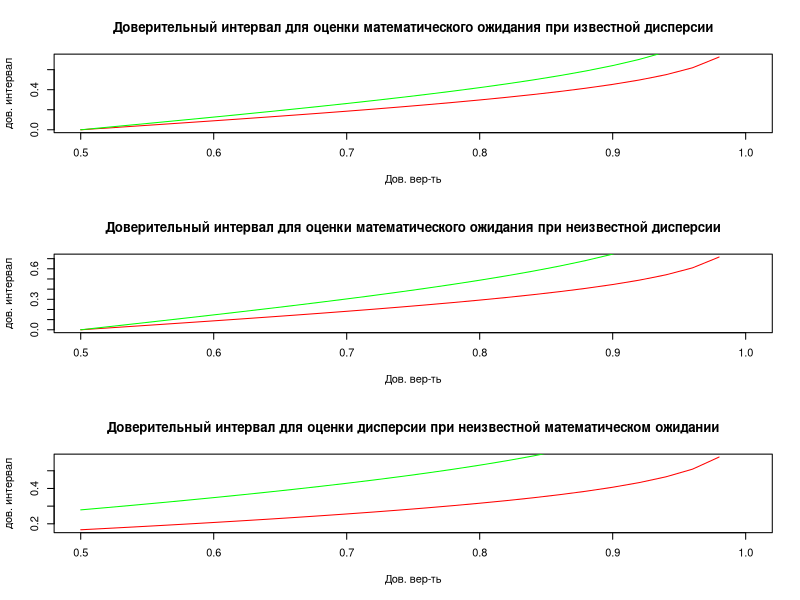

Source code (R):
# Number at list is | 15 |
# M = -2
# Sigma = 2.5


confIntMeanVar <- function(arr, S, G){
# Confidence interval for mean variance
# доверительный интервал для математического ожидания при известной дисперсии
# S - Sigma (variance)
# G - Gamma  
  na.omit(arr)
  N = length(arr)
  d = qnorm(G) * S /sqrt(N); d # Delta
    
  L = mean(arr) - d; L # Left 
  R = mean(arr) + d; R # Right
  #res = c(L, R); res
  return(c(L, R))
}


confIntMeanwVar <- function(arr, G){
# Confidence interval for mean without variance
# доверительный интервал для математического ожидания при неизвестной дисперсии
# G - Gamma  
  na.omit(arr)
  N = length(arr)
  t = qt(G, N-1); t
  D = var(arr)          # Sample Variance
  S = sqrt((N/(N-1))*D) # Corrected Sigma
  d = t * S /sqrt(N); d # Delta
  
  L = mean(arr) - d; L # Left 
  R = mean(arr) + d; R # Right
  #res = c(L, R); res
  return(c(L, R))
}


confIntVarwMean <- function(arr, G){
# Confidence interval for variance without mean
# доверительный интервал для математического ожидания при неизвестной дисперсии
# G - Gamma  
  na.omit(arr)
  N  = length(arr)
  a1 = (1 - G)/2
  a2 = (1 + G)/2
  
  D = var(arr)          # Sample Variance
  S = sqrt((N/(N-1))*D) # Corrected Sigma
  
  L = sqrt(N-1)*S / sqrt(qchisq(a1, N-1)); L # Left 
  R = sqrt(N-1)*S / sqrt(qchisq(a2, N-1)); R # Right
  #res = c(L, R); res
  return(c(L, R))
}


intLen <- function(int){
#Длинна интервала
  len <- abs(max(int) - min(int))
  return (len)
}


plot1 <- function(arr1, arr2, S){
  na.omit(arr1); na.omit(arr2)
  confProps <- seq(from=0.50, to=1, by=0.02); confProps
  lengths1 <- c(1:length(confProps))
  lengths2 <- c(1:length(confProps))
  for(i in 1: length(confProps)){
    lengths1[i] <- intLen(confIntMeanVar(arr1, S, confProps[i]))
    lengths2[i] <- intLen(confIntMeanVar(arr2, S, confProps[i]))
  }; lengths
  plot(confProps, lengths2,  col = "red", type = "l", 
       xlab = "Дов. вер-ть", 
       ylab = "дов. интервал",
       main = "Доверительный интервал для оценки математического ожидания при известной дисперсии")
  lines(confProps, lengths1,  col = "green")
}


plot2 <- function(arr1, arr2, S){
  na.omit(arr1); na.omit(arr2)
  confProps <- seq(from=0.50, to=1, by=0.02); confProps
  lengths1 <- c(1:length(confProps))
  lengths2 <- c(1:length(confProps))
  for(i in 1: length(confProps)){
    lengths1[i] <- intLen(confIntMeanwVar(arr1, confProps[i]))
    lengths2[i] <- intLen(confIntMeanwVar(arr2, confProps[i]))
  }; lengths
  
  plot(confProps, lengths2,  col = "red", type = "l", 
       xlab = "Дов. вер-ть", 
       ylab = "дов. интервал",
       main = "Доверительный интервал для оценки математического ожидания при неизвестной дисперсии")
  lines(confProps, lengths1,  col = "green")
}


plot3 <- function(arr1, arr2, S){
  na.omit(arr1); na.omit(arr2)
  confProps <- seq(from=0.50, to=1, by=0.02); confProps
  lengths1 <- c(1:length(confProps))
  lengths2 <- c(1:length(confProps))
  for(i in 1: length(confProps)){
    lengths1[i] <- intLen(confIntVarwMean(arr1, confProps[i]))
    lengths2[i] <- intLen(confIntVarwMean(arr2, confProps[i]))
  }; lengths
  plot(confProps, lengths2,  col = "red", type = "l", 
       xlab = "Дов. вер-ть", 
       ylab = "дов. интервал",
       main = "Доверительный интервал для оценки дисперсии при неизвестной математическом ожидании")
  lines(confProps, lengths1,  col = "green")
}


M = -2   # Mean
S = 2.5  # Sigma
G = 0.90 # Gamma

N1 = 100
N2 = 200

sample1 <- rnorm(N1, mean = M, sd = S); sample1
sample2 <- rnorm(N2, mean = M, sd = S); sample2


interval1 <- confIntMeanVar(sample1, S, G); interval1
interval2 <- confIntMeanVar(sample2, S, G); interval2

interval1 <- confIntMeanwVar(sample1, G); interval1
interval2 <- confIntMeanwVar(sample2, G); interval2

interval1 <- confIntVarwMean(sample1, G); interval1
interval2 <- confIntVarwMean(sample2, G); interval2


dev.off()
par(mfcol=c(3, 1))
plot1(sample1,sample2, S)
plot2(sample1,sample2, S)
plot3(sample1,sample2, S)
